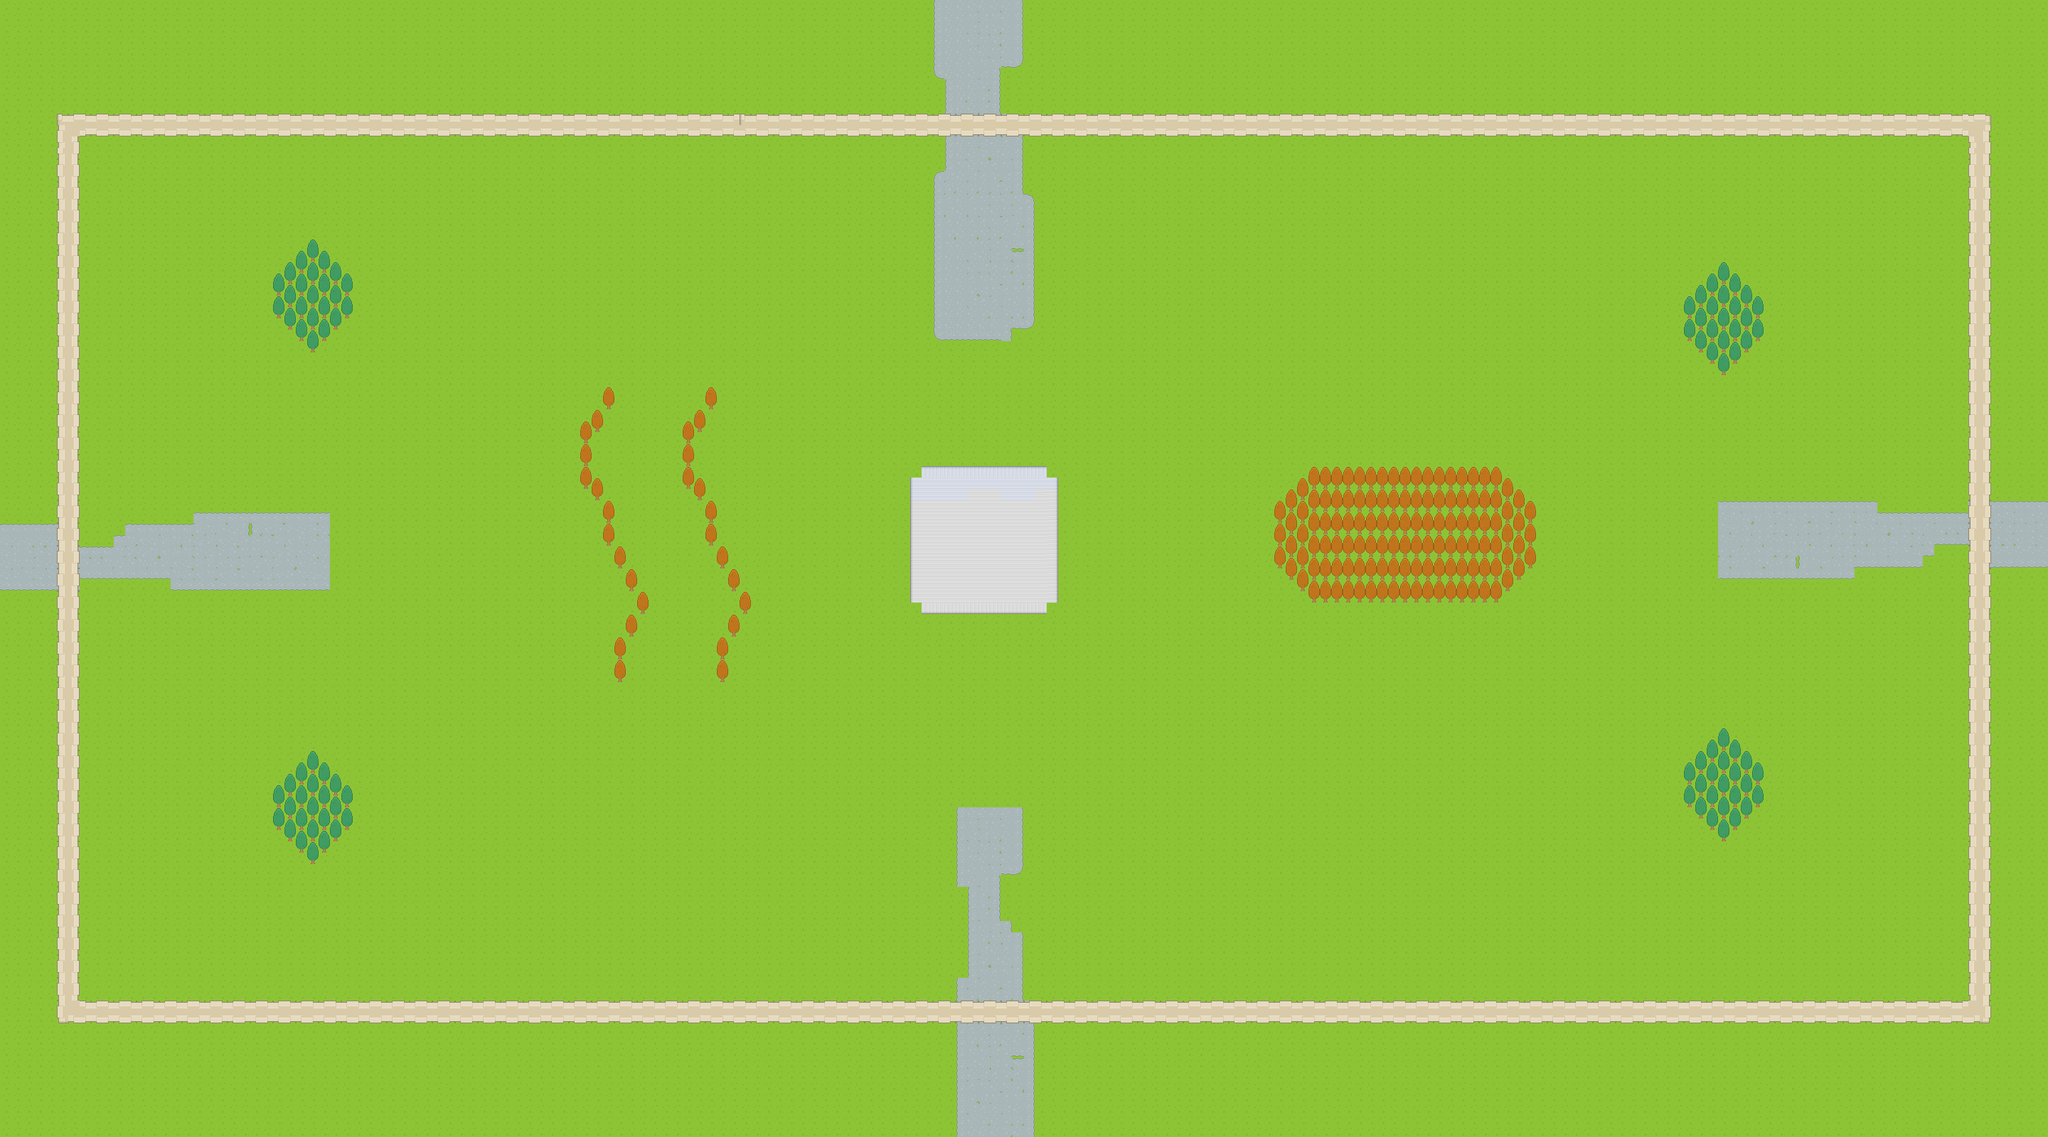

Rendered tile map (Tiled .tmx) drawn with the repository's tilesets; below, a short description and the map source with its tile grids summarised:
An orthogonal 180x100 tile map with 16x16 px tiles, 3 tile layers (ground, roads, collisionGraphics) and 37 objects.

<map version="1.2" tiledversion="1.3.1" orientation="orthogonal" renderorder="right-down" compressionlevel="0" width="180" height="100" tilewidth="16" tileheight="16" infinite="0" nextlayerid="21" nextobjectid="64">
 <tileset firstgid="1" source="RogueLike.tsx" />
 <layer id="1" name="ground" width="180" height="100">
  <data>[18000 cells, 18000 non-empty, 1 distinct tile ids]</data>
 </layer>
 <layer id="12" name="roads" width="180" height="100">
  <data>[18000 cells, 906 non-empty, 18 distinct tile ids]</data>
 </layer>
 <layer id="14" name="collisionGraphics" width="180" height="100">
  <data>[18000 cells, 1476 non-empty, 10 distinct tile ids]</data>
 </layer>
 <objectgroup id="15" name="collisionsForWalls">
  <object id="18" x="2768.33" y="188.667">
   <polygon points="0,0 31.5,-0.5 31.5,1223 2,1224" />
  </object>
  <object id="19" x="2802.07" y="159.333">
   <polygon points="0,0 1.26169,34.6667 -2720.21,32.6667 -2722.74,-2" />
  </object>
  <object id="20" x="79.6667" y="188.667">
   <polygon points="0,0 31.5,-0.5 31.5,1223 2,1224" />
  </object>
  <object id="21" x="2799.74" y="1407">
   <polygon points="0,0 1.25984,34.6667 -2716.21,32.6667 -2718.74,-2" />
  </object>
 </objectgroup>
 <objectgroup id="17" name="collisionsForTrees">
  <object id="10" x="384" y="384">
   <polygon points="0,0 -0.333333,63 55,115.667 112.667,64 112.667,0.333333 56.3333,-50.6667" />
  </object>
  <object id="12" x="383.667" y="1104.67">
   <polygon points="0,0 -0.333333,63 55,115.667 112.667,64 112.667,0.333333 56.3333,-50.6667" />
  </object>
  <object id="14" x="2368" y="1070.67">
   <polygon points="0,0 -0.333333,63 55.6667,117 112.667,64 112.667,0.333333 56.3333,-50.6667" />
  </object>
  <object id="17" x="2367.67" y="412.72">
   <polygon points="0,0 -0.333333,66.3817 55.6667,123.28 112.667,67.4354 112.667,0.351226 56.3333,-53.3864" />
  </object>
  <object id="27" x="1845" y="652">
   <polygon points="0,0 -55,53 -57,139 0,199 267,199 317,144 318,57 261,0" />
  </object>
  <object id="30" x="993" y="545.5">
   <polygon points="-1.90019,0.345489 -1.03647,31.2092 16.4635,32.2092 16.5,0" />
  </object>
  <object id="31" x="977" y="578">
   <polygon points="0,0 15.5,-1.5 15.5,29.5 1,30.5 -1,110 -17,110 -16.5,14.5 -1.5,15" />
  </object>
  <object id="32" x="976.5" y="673.5">
   <polygon points="0,0 0.5,31 15,32.5 15.5,92.5 30.5,95 32.5,30.5 16.5,29 15.5,-1.5" />
  </object>
  <object id="33" x="1006" y="769">
   <polygon points="0,0 3.5,31 17.5,31.5 17.5,62.5 34,63 34.5,31.5 20.5,31 19.5,0" />
  </object>
  <object id="34" x="1007" y="894.5">
   <polygon points="0,0 17.5,1 17.5,65 2,66" />
  </object>
  <object id="35" x="1040.5" y="834">
   <polygon points="0,0 16.5,-1 16.5,31 -2,31.5" />
  </object>
  <object id="36" x="1039" y="864">
   <polygon points="0,0 -17,0 -15,33 1,33" />
  </object>
  <object id="37" x="848" y="545.5">
   <polygon points="0,0 0,30 17.5,31 16.5,0" />
  </object>
  <object id="38" x="832" y="578">
   <polygon points="0,0 15.5,-1.5 15.5,29.5 1,30.5 -1,110 -17,110 -16.5,14.5 -1.5,15" />
  </object>
  <object id="39" x="831.5" y="673.5">
   <polygon points="0,0 0.5,31 15,32.5 15.5,92.5 30.5,95 32.5,30.5 16.5,29 15.5,-1.5" />
  </object>
  <object id="40" x="861" y="769">
   <polygon points="0,0 3.5,31 17.5,31.5 17.5,62.5 34,63 34.5,31.5 20.5,31 19.5,0" />
  </object>
  <object id="41" x="862" y="894.5">
   <polygon points="0,0 17.5,1 17.5,65 2,66" />
  </object>
  <object id="42" x="895.5" y="834">
   <polygon points="0,0 16.5,-1 16.5,31 -2,31.5" />
  </object>
  <object id="43" x="894" y="864">
   <polygon points="0,0 -17,0 -15,33 1,33" />
  </object>
 </objectgroup>
 <objectgroup id="18" name="spawnsT1">
  <object id="26" x="156" y="222">
   <polygon points="0,0 -2,40 48,40 44,2" />
  </object>
  <object id="44" x="156" y="1326">
   <polygon points="0,0 -2,42 60,40 54,-4" />
  </object>
  <object id="45" x="741.515" y="260.242">
   <polygon points="0,0 -2,40 40,44 40,-4" />
  </object>
  <object id="46" x="1264" y="1248">
   <polygon points="0,0 2,60 68,56 46,-8" />
  </object>
  <object id="47" x="832" y="1248">
   <polygon points="0,0 -2,56 58,56 56,-6" />
  </object>
  <object id="48" x="640.97" y="733.939">
   <polygon points="0,0 4,54 54,54 54,-12" />
  </object>
  <object id="49" x="162.303" y="743.758">
   <polygon points="0,0 2,50 58,52 60,-2" />
  </object>
 </objectgroup>
 <objectgroup id="20" name="spawnsT2">
  <object id="57" x="2627.03" y="247.939">
   <polygon points="0,0 -2,40 48,40 44,2" />
  </object>
  <object id="58" x="2669.45" y="1339.82">
   <polygon points="0,0 -2,42 60,40 54,-4" />
  </object>
  <object id="59" x="2264.06" y="725.575">
   <polygon points="0,0 -2,40 40,44 40,-4" />
  </object>
  <object id="60" x="1574.42" y="273.939">
   <polygon points="0,0 2,60 68,56 46,-8" />
  </object>
  <object id="61" x="2018.18" y="1240.61">
   <polygon points="0,0 -2,56 58,56 56,-6" />
  </object>
  <object id="62" x="2075.64" y="305.333">
   <polygon points="0,0 4,54 54,54 54,-12" />
  </object>
  <object id="63" x="2618.18" y="733.333">
   <polygon points="0,0 2,50 58,52 60,-2" />
  </object>
 </objectgroup>
</map>
